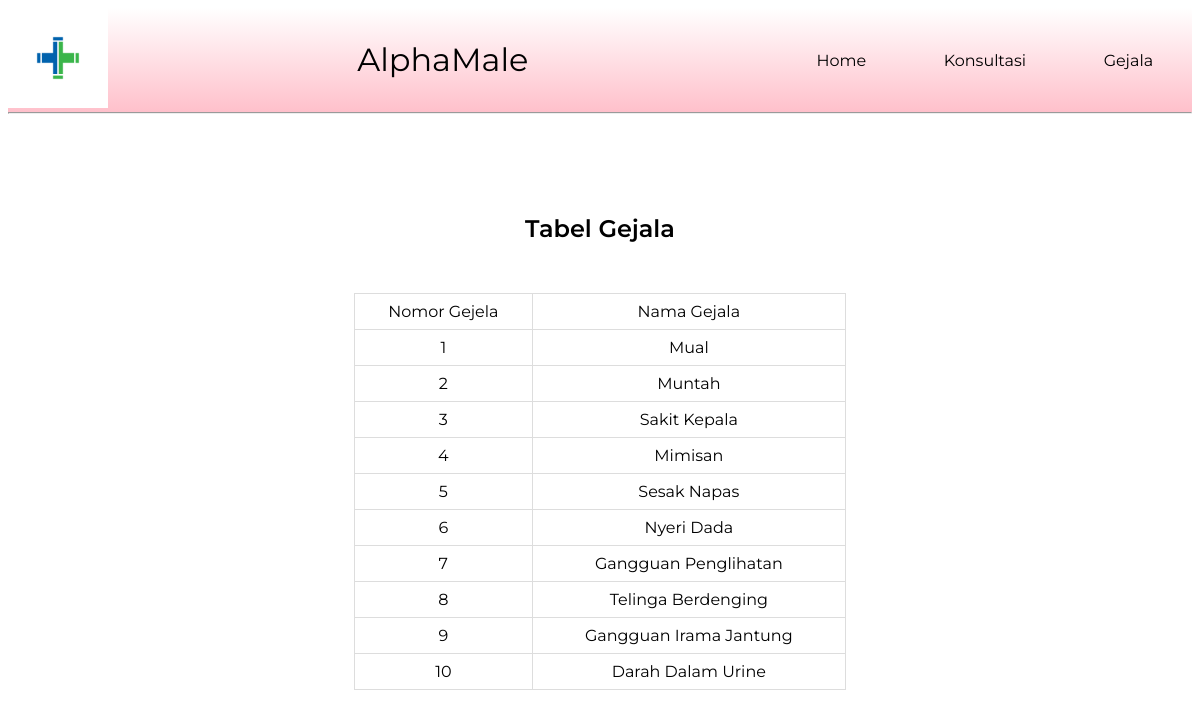
Page /gejala.php on the earlier database version.
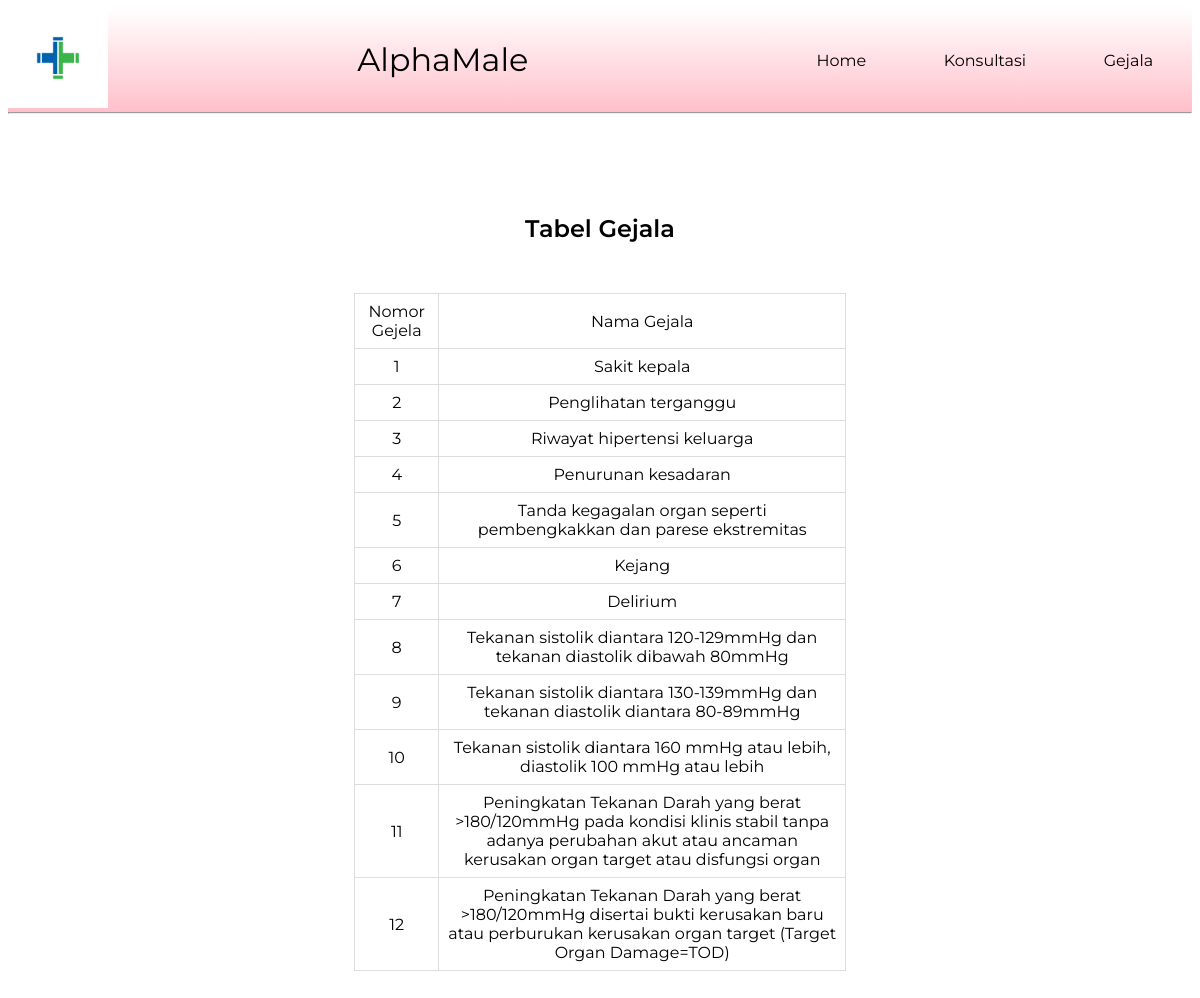
Same page on the later database version.
### tables this page shows
CREATE TABLE `gejala` (
  `id_gejala` int(11) NOT NULL,
  `gejala` varchar(1000) NOT NULL
);

### connect.php (called while the page is built, shortened)
<?php
class koneksi
{
  private $_host = 'localhost';
  private $_username = 'root';
  private $_password = '';
  private $_database = 'hipertensi';
  protected $conn;
  public function __construct()
  {
    if (!isset($this->connection)) {
      $this->conn = new mysqli($this->_host, $this->_username, $this->_password, $this->_database);
    }
    return $this->conn;
  }
}

### crud.php (called while the page is built, shortened)
<?php
include 'connect.php';
class Crud extends koneksi
{
    public function readGejala()
    {
        $sql = "SELECT * FROM gejala";
        $result = $this->conn->query($sql);
        while ($row = $result->fetch_assoc()) {
            $rows[] = $row;
        }
        return $rows;
    }
}

### gejala.php (the view, shortened to what this page needs)
<?php
include('crud.php');
$crud = new Crud();
$arrayName = $crud->readGejala();
?>
<!DOCTYPE html>
<html lang="en">
<head>
    <link href="css/gejala.css" rel="stylesheet">
</head>
<body>
    <?php include 'navbar.php' ?>
    <h2 class="title">Tabel Gejala</h2>
    <div class="tablebox">
        <table id="customer">
            <thead>
                <tr>
                    <td style="text-align: center;">Nomor Gejela</td>
                    <td style="text-align: center;">Nama Gejala</td>
                </tr>
            </thead>
            <?php
            foreach ($arrayName as $r) {
            ?>
                <tbody>
                    <tr>
                        <td style="text-align: center;"><?php echo $r["id_gejala"]; ?></td>
                        <td style="text-align: center;"><?php echo $r["gejala"]; ?></td>
                    </tr>
                </tbody>
            <?php
            }
            ?>
        </table>
    </div>
</body>
</html>

### navbar.php
<head>
    <link href="css/navbar.css" rel="stylesheet">
</head>
<nav class="navbar">
    <div class="container-fluid">
        <a href="index.php">
            <img src="images/logo.png" alt="" width="100" height="100" class="d-inline-block">
        </a>
        <div class="navbar-p">
            <a href="index.php">
                <p style="color: black;">AlphaMale</p>
            </a>
        </div>
        <div class="navbar-right navbar-home">
            <a href="index.php">
                <p style="color: black;">Home</p>
            </a>
        </div>
        <div class="navbar-right navbar-konsultasi">
            <a href="konsul.php">
                <p style="color: black;">Konsultasi</p>
            </a>
        </div>
        <div class="navbar-right navbar-gejala">
            <a href="gejala.php">
                <p style="color: black;">Gejala</p>
            </a>
        </div>
    </div>
    <hr class="hr">
</nav>

### css/gejala.css (style rules this page uses)
#customer { border-collapse: collapse; width: 50%; margin-left: auto; margin-right: auto; }
#customer td, #customer th { border: 1px solid #ddd; padding: 8px; }
body { font-family: 'Montserrat', sans-serif; }
h2 { font-weight: 600; text-align: center; margin-top: 100px; }
.tablebox { margin-top: 50px; margin-left: 100px; margin-right: 100px; margin-bottom: 100px; }

### css/navbar.css (style rules this page uses)
.container-fluid { display: flex; background-image: linear-gradient(to top, pink, white); }
.hr { background-color: gray; margin: 0px; }
a { text-decoration: none; color: black; }
.navbar-p { font-size: xx-large; text-align: center; width: 50%; margin: 0 auto; }
.navbar-right { display: flex; margin: auto; }
.navbar { padding: 0px; font-family: 'Montserrat', sans-serif; }

Differences in the rows shown:
changed gejala id 1: gejala "Mual" → "Sakit kepala"
changed gejala id 2: gejala "Muntah" → "Penglihatan terganggu"
changed gejala id 3: gejala "Sakit Kepala" → "Riwayat hipertensi keluarga"
changed gejala id 4: gejala "Mimisan" → "Penurunan kesadaran"
changed gejala id 5: gejala "Sesak Napas" → "Tanda kegagalan organ seperti pembengkakkan dan parese ekstremitas"
changed gejala id 6: gejala "Nyeri Dada" → "Kejang"
changed gejala id 7: gejala "Gangguan Penglihatan" → "Delirium"
changed gejala id 8: gejala "Telinga Berdenging" → "Tekanan sistolik diantara 120-129mmHg dan tekanan diastolik dibawah 80mmHg"
changed gejala id 9: gejala "Gangguan Irama Jantung" → "Tekanan sistolik diantara 130-139mmHg dan tekanan diastolik diantara 80-89mmHg"
changed gejala id 10: gejala "Darah Dalam Urine" → "Tekanan sistolik diantara 160 mmHg atau lebih, diastolik 100 mmHg atau lebih"
added gejala: id_gejala "11", gejala "Peningkatan Tekanan Darah yang berat >180/120mmHg pada kondisi klinis stabil tanpa adanya perubahan akut atau ancaman kerusakan organ target atau disfungsi organ"
added gejala: id_gejala "12", gejala "Peningkatan Tekanan Darah yang berat >180/120mmHg disertai bukti kerusakan baru atau perburukan kerusakan organ target (Target Organ Damage=TOD)"
